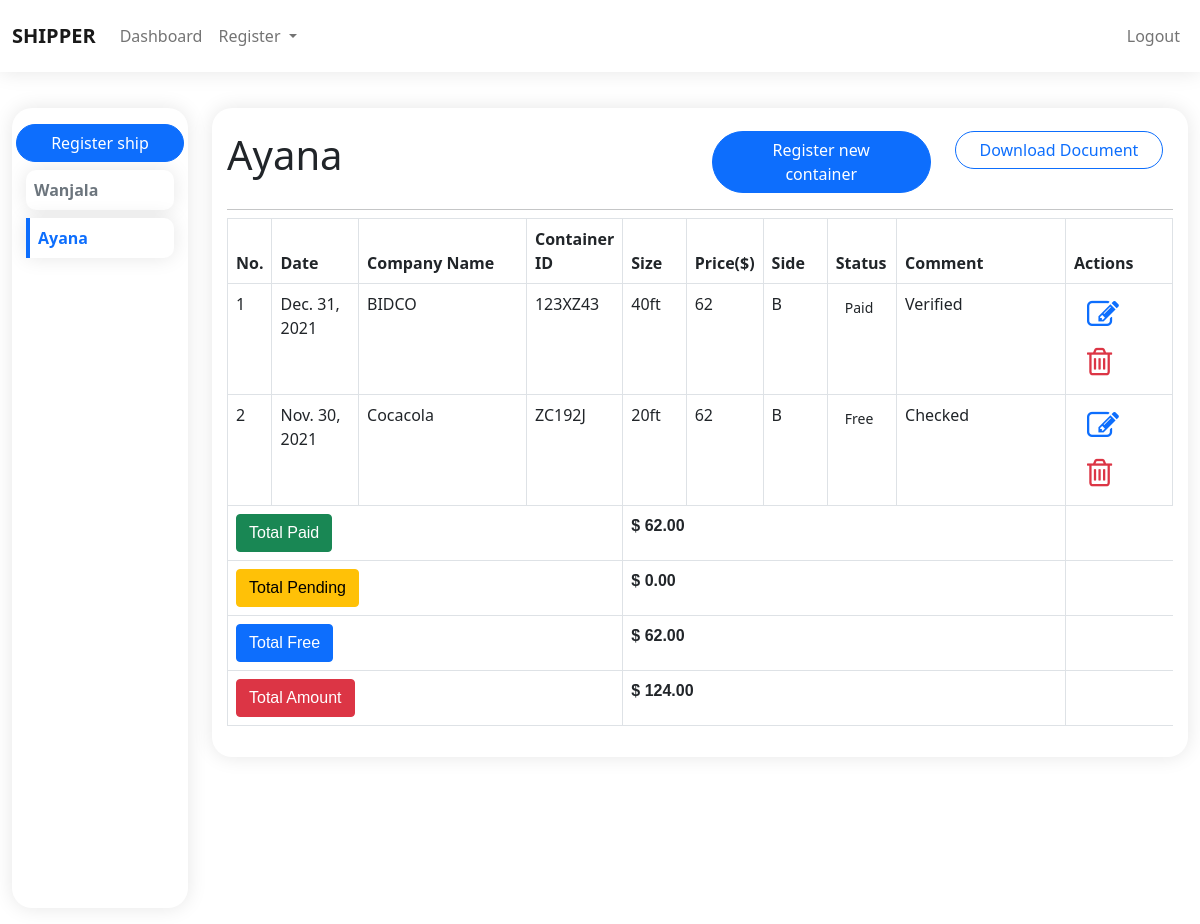
Screenshot of /ship/shipment/details/10/Ayana/ (signed in) with the database file from the repository.
### ship/models.py (models this page shows, shortened)
class Ship(models.Model):
    name = models.TextField(blank=True, null=True, max_length=200)
    date = models.DateField()
    no_of_containers = models.CharField(max_length=10, blank=True, null=True)
    date_created = models.DateTimeField(auto_now_add=True)
    ship_docs = models.FileField(upload_to='ShipDocuments/', validators=[FileExtensionValidator(allowed_extensions=['pdf'])], blank=True, null=True)

class Container(models.Model):
    PRICES = (
        ('112.5', '112.5'),
        ('62', '62')
    )
    SIDES = (
        ('A', 'A'),
        ('B', 'B'),
        ('C', 'C')
    )
    STATUS = (
        ('Pending', 'Pending'),
        ('Paid', 'Paid'),
        ('Free', 'Free')
    )
    SIZES = (
        ('40ft', '40ft'),
        ('20ft', '20ft'),
    )
    ship = models.ForeignKey(Ship, on_delete=models.SET_NULL, null=True, blank=True)
    date = models.DateField()
    company_name = models.CharField(max_length=200, blank=True, null=True)
    container_id = models.CharField(max_length=200, blank=True, null=True)
    size = models.CharField(max_length=200, choices=SIZES, default='40ft')
    price = models.CharField(max_length=200, choices=PRICES, default='112.5')
    side = models.CharField(max_length=200, choices=SIDES, default='A')
    status = models.CharField(max_length=200, choices=STATUS, default='Pending')
    comment = models.CharField(max_length=200, default='', blank=True, null=True)
    date_created = models.DateTimeField(auto_now_add=True)

### ship/views.py (the view)
# urls.py: path('shipment/details/<str:ship_id>/<str:ship_name>/', shipdetails, name="shipmentdetails"),
@login_required(login_url='login')
def shipdetails(request, ship_id, ship_name):
    ship = Ship.objects.get(id=ship_id)
    ships = Ship.objects.all()
    containers = Container.objects.filter(ship=ship)
    pending = containers.filter(status='Pending')
    paid = containers.filter(status='Paid')
    free = containers.filter(status='Free')
    total = sum([float(i.price) for i in containers])
    pendingTotal = sum([float(i.price) for i in pending])
    paidTotal = sum([float(i.price) for i in paid])
    freeTotal = sum([float(i.price) for i in free])
    context = {
        'ship': ship,
        'ships': ships,
        'containers': containers,
        'pending_total' : pendingTotal,
        'paid_total' : paidTotal,
        'free_total' : freeTotal,
        'total': total
    }
    return render(request, template_name='admin_/shipment/shipdetail.html', context=context)

### templates/admin_/shipment/shipdetail.html (shortened to what this page needs)
{% extends './../components/base.html' %}
{% load static %}
{% block content %}
  <div class="container-fluid">
    <div class="row py-3">
      <div class="col-md-2 d-none d-md-block position-relative">
        <div class="ship-holder sticky-top common-card px-1 py-3">
          <a href="{% url 'registership' %}" class="btn btn-primary rounded-pill w-100">Register ship</a>
          {% for ship_ in ships %}
            <a href="{% url 'shipmentdetails' ship_id=ship_.id ship_name=ship_.name %}" class="my-2 d-block t-none">
              <div class="p-2 common-card-1 text-capitalize {% if ship_.name == ship.name %} active-ship {% else %} ship {% endif %}">
                <strong>{{ship_.name}}</strong>
              </div>
            </a>
          {% endfor %}
        </div>
      </div>
      <div class="col-md-10">
        <div class="common-card overflowx-hidden">
          <div class="row">
            <div class="col-md-6 col-sm-12 my-2">
              <h1 class="text-capitalize">{{ship.name}}</h1>
            </div>
            <div class="col-md-3 col-sm-12 my-2">
              <a href="{% url 'registercontainer' ship_id=ship.id ship_name=ship.name %}" class="rounded-pill btn btn-primary px-4 shadow-none" >
                Register new container
              </a>
            </div>
            {% if ship.ship_docs%}
            <div class="col-md-3 col-sm-12 my-2">
              <a href="{{ship.ship_docs.url}}"  class="rounded-pill btn btn-outline-primary px-4 shadow-none">Download Document</a>
            </div>
            {% endif %}
          </div>
          {% if containers %}
          <hr class="dropdown-divider">
          <div class="w-100 table-responsive">
            <table class="table table-bordered">
              <thead>
                <tr>
                  <th style="width: 30px;">No.</th>
                  <th style="width: 100px;">Date</th>
                  <th style="width: 200px;">Company Name</th>
                  <th style="width: 70px;">Container ID</th>
                  <th style="width: 70px;">Size</th>
                  <th style="width: 70px;">Price($)</th>
                  <th style="width: 70px;" class="capitalize">Side</th>
                  <th style="width: 70px;">Status</th>
                  <th style="width: 200px;">Comment</th>
                  <th style="width: 120px;">Actions</th>
                </tr>
              </thead>
              <tbody>
              {% for container in containers %}
                <tr>
                  <td>{{forloop.counter}}</td>
                  <td>{{container.date}}</td>
                  <td>{{container.company_name}}</td>
                  <td>{{container.container_id}}</td>
                  <td>{{container.size}}</td>
                  <td>{{container.price}}</td>
                  <td>{{container.side}}</td>
                  <td>
                    <button class="btn btn-sm px-2 btn-{{container.status.status_color}} text-capitalize shadow-none">{{container.status}}</button>
                  </td>
                  <td>{{container.comment}}</td>
                  <td>
                    <a href="{% url 'editcontainer' container_id=container.id %}" class="btn text-primary" data-bs-toggle="tooltip" data-bs-placement="top"
                      title="Edit container">
                      <i class="fa fa-pencil-square-o fa-2x" aria-hidden="true"></i>
                    </a>
                    <a href="{% url 'containerdelete' pk=container.id %}" class="btn text-danger" data-bs-toggle="tooltip" data-bs-placement="top"
                      title="Delete container">
                      <i class="fa fa-trash-o fa-2x" aria-hidden="true"></i>
                    </a>
                  </td>
                </tr>
              {% endfor %}
              <tr>
                <td colspan="4"style="font-family: Arial, Helvetica, sans-serif; font-weight: bold;"><button class="btn btn-success">Total Paid</button></td>
                <td colspan="5" style="font-family: Arial, Helvetica, sans-serif; font-weight: bold;">$ {{ paid_total|floatformat:2}}</td>
              </tr>
              <tr>
                <td colspan="4"style="font-family: Arial, Helvetica, sans-serif; font-weight: bold;"><button class="btn btn-warning">Total Pending</button> </td>
                <td colspan="5" style="font-family: Arial, Helvetica, sans-serif; font-weight: bold;">$ {{ pending_total|floatformat:2}}</td>
              </tr>
              <tr>
                <td colspan="4"style="font-family: Arial, Helvetica, sans-serif; font-weight: bold;"><button class="btn btn-primary">Total Free</button></td>
                <td colspan="5" style="font-family: Arial, Helvetica, sans-serif; font-weight: bold;">$ {{ free_total|floatformat:2}}</td>
              </tr>
              <tr>
                <td colspan="4"style="font-family: Arial, Helvetica, sans-serif; font-weight: bold;"><button class="btn btn-danger">Total Amount</button></td>
                <td colspan="5" style="font-family: Arial, Helvetica, sans-serif; font-weight: bold;"> $ {{ total|floatformat:2}}</td>
              </tr>
              </tbody>
            </table>
          </div>
        </div>
      </div>
      {% else %}
        <div class="p-3 alert-info">No current containers</div>
      {% endif %}
    </div>
  </div>
{% endblock content %}

### static/css/style.css (style rules this page uses)
.form-holder, .common-card { border-radius: 20px; background: #fff; padding: 15px; box-shadow: 0px 0px 20px rgba(0, 0, 0, 0.1); margin-top: 20px; }
.common-card-1 { background: #fff; padding: 20px; box-shadow: 0px 0px 20px rgba(0, 0, 0, 0.1); margin: 0 10px; }
.ship { border-radius: 10px; }
.t-none { text-decoration: none; color: var(--bs-secondary); }
.ship-holder { height: 100vh; overflow-y: auto; position: sticky; top: 70px; left: 0; width: 100%; text-decoration: none; }
.active-ship { border-left: 4px solid var(--bs-primary); border-top-right-radius: 10px; border-bottom-right-radius: 10px; color: var(--bs-primary); }

### rows the page displays
Ship: name "Wanjala"
Ship: name "Ayana"
Container: date "Dec. 31, 2021", company_name "BIDCO", container_id "123XZ43", size "40ft", price "62", side "B", status "Paid", comment "Verified"
Container: date "Nov. 30, 2021", company_name "Cocacola", container_id "ZC192J", size "20ft", price "62", side "B", status "Free", comment "Checked"

### other values shown
{{ paid_total|floatformat:2 }} "62.00"
{{ pending_total|floatformat:2 }} "0.00"
{{ free_total|floatformat:2 }} "62.00"
{{ total|floatformat:2 }} "124.00"
